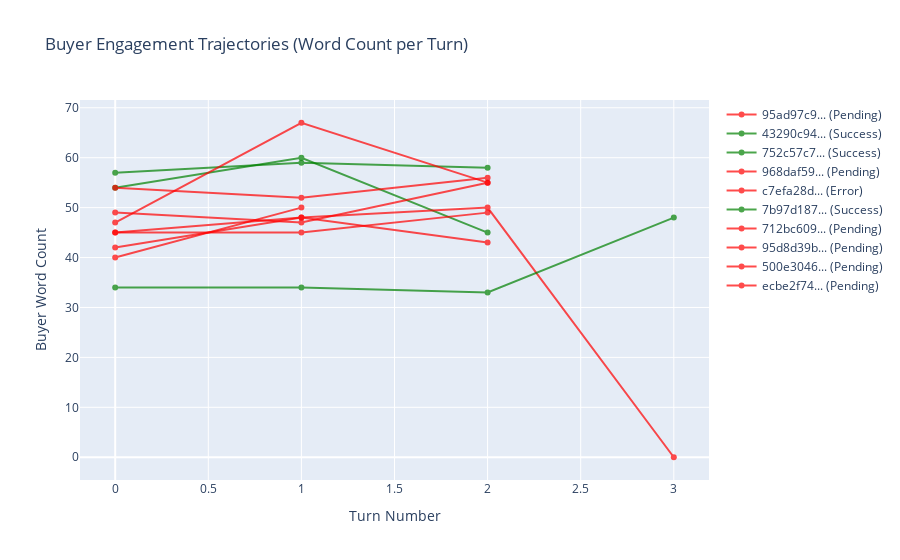

This figure's notebook cell:
### Code cell
# Engagement trajectory
if DATA_LOADED and len(turns_df) > 0 and len(metrics_df) > 0:
    def get_engagement_trajectory(sim_id):
        sim_turns = turns_df[turns_df['simulation_id'] == sim_id]
        buyer_turns = sim_turns[sim_turns['speaker'] == 'Buyer']
        return buyer_turns['word_count'].tolist()
    
    # Sample trajectories (max 10)
    sample_sims = metrics_df['simulation_id'].head(10).tolist()
    
    fig = go.Figure()
    for sim_id in sample_sims:
        trajectory = get_engagement_trajectory(sim_id)
        if trajectory:
            outcome = metrics_df[metrics_df['simulation_id'] == sim_id]['outcome_label'].values[0]
            color = 'green' if 'Success' in str(outcome) else 'red'
            fig.add_trace(go.Scatter(
                y=trajectory,
                mode='lines+markers',
                name=f"{sim_id[:8]}... ({outcome})",
                line=dict(color=color, width=2),
                opacity=0.7
            ))
    
    fig.update_layout(
        title='Buyer Engagement Trajectories (Word Count per Turn)',
        xaxis_title='Turn Number',
        yaxis_title='Buyer Word Count'
    )
    fig.show()
else:
    print("⚠️ No data available for trajectory analysis")

### Figure 1 — Plotly figure (JSON) as saved in the notebook; plotly's stock layout.template omitted (floating-point values rounded to 4 significant figures)
{"data": [{"line": {"color": "red", "width": 2}, "mode": "lines+markers", "name": "95ad97c9... (Pending)", "opacity": 0.7, "type": "scatter", "y": [40, 50]}, {"line": {"color": "green", "width": 2}, "mode": "lines+markers", "name": "43290c94... (Success)", "opacity": 0.7, "type": "scatter", "y": [57, 59, 58]}, {"line": {"color": "green", "width": 2}, "mode": "lines+markers", "name": "752c57c7... (Success)", "opacity": 0.7, "type": "scatter", "y": [54, 60, 45]}, {"line": {"color": "red", "width": 2}, "mode": "lines+markers", "name": "968daf59... (Pending)", "opacity": 0.7, "type": "scatter", "y": [47, 67, 55]}, {"line": {"color": "red", "width": 2}, "mode": "lines+markers", "name": "c7efa28d... (Error)", "opacity": 0.7, "type": "scatter", "y": [42, 48, 50, 0]}, {"line": {"color": "green", "width": 2}, "mode": "lines+markers", "name": "7b97d187... (Success)", "opacity": 0.7, "type": "scatter", "y": [34, 34, 33, 48]}, {"line": {"color": "red", "width": 2}, "mode": "lines+markers", "name": "712bc609... (Pending)", "opacity": 0.7, "type": "scatter", "y": [45, 48, 43]}, {"line": {"color": "red", "width": 2}, "mode": "lines+markers", "name": "95d8d39b... (Pending)", "opacity": 0.7, "type": "scatter", "y": [45, 45, 49]}, {"line": {"color": "red", "width": 2}, "mode": "lines+markers", "name": "500e3046... (Pending)", "opacity": 0.7, "type": "scatter", "y": [54, 52, 56]}, {"line": {"color": "red", "width": 2}, "mode": "lines+markers", "name": "ecbe2f74... (Pending)", "opacity": 0.7, "type": "scatter", "y": [49, 47, 55]}], "layout": {"title": {"text": "Buyer Engagement Trajectories (Word Count per Turn)"}, "xaxis": {"title": {"text": "Turn Number"}}, "yaxis": {"title": {"text": "Buyer Word Count"}}}}
